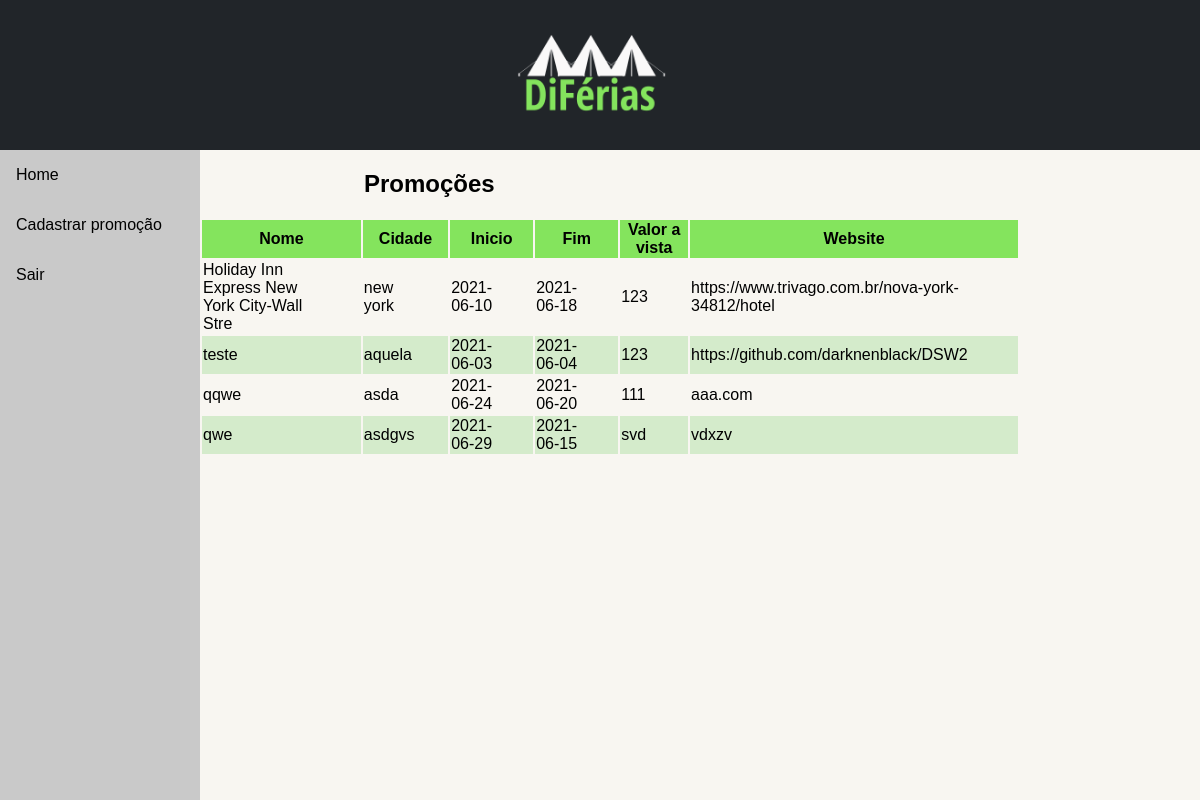
/home (signed in), run on the app's committed database.
### t2.py (models this page shows, shortened)
class Promocao(db.Model):
    id = db.Column(db.Integer, primary_key=True)
    nome = db.Column(db.String(120), unique=True, nullable=False)
    cidade = db.Column(db.String(120), unique=False, nullable=False)
    inicio = db.Column(db.String(120), unique=False, nullable=False)
    fim = db.Column(db.String(120), unique=False, nullable=False)
    descricao = db.Column(db.String(400), unique=False, nullable=False)
    avista = db.Column(db.String(10),unique=False,nullable=False)
    parcelado = db.Column(db.String(10),unique=False,nullable=False)
    url_img = db.Column(db.String(300),unique=False,nullable=False)
    website = db.Column(db.String(80), unique=False, nullable=False)

### t2.py (the view)
@app.route('/home',methods=["GET","POST"])
def home():
    if not 'loged' in session:
        return redirect(url_for('login'))
    promocoes = Promocao.query.all()
    hoteis = Hotel.query.all()
    sites = Site.query.all()
    return render_template('home.html',promocoes=promocoes,hoteis=hoteis,sites=sites)

### templates/home.html (shortened to what this page needs)
{% extends 'base.html' %}
{% block content %}
  <div class="content">
  {% if session['role'] == "hotel" or session['role'] == "site"%}
  <h2 class="table-header">Promoções</h2>
  <table class="gv">
    <thead>
      <tr>
        <th class="gv-header">
        Nome
        </th>
        <th class="gv-header">
        Cidade
        </th>
        <th class="gv-header">
        Inicio
        </th>     <th class="gv-header">
        Fim
        </th>
        </th>     <th class="gv-header">
        Valor a vista
        </th>
        </th>     <th class="gv-header">
        Website
        </th>
      </tr>
    </thead>
    <tbody>
      {%for promocao in promocoes%}
      <tr>
        <td class="gv-col">{{promocao.nome}}</td>
        <td class="gv-col">{{promocao.cidade}}</td>
        <td class="gv-col">{{promocao.inicio}}</td>
        <td class="gv-col">{{promocao.fim}}</td>
        <td class="gv-col">{{promocao.avista}}</td>
        <td class="gv-col">{{promocao.website}}</td>
      </tr>
      {%endfor%}
    </tbody>
  </table>
      {%endif%}
          </div>
      </div>
{% endblock %}

### static/css/style.css (style rules this page uses)
* { box-sizing: border-box; }
.content { margin-left: 15%; margin-right: 15%; padding-left: 20px; }
body { font-family: Arial, Helvetica, sans-serif; background-color: #f8f6f1; margin: 0; }
.gv { overflow-x:auto; }
.table-header { margin-left:20%; }
.gv-header { background-color: #84e45d; position: sticky; top: 0; }
.gv-col { padding-right:30px; }
.gv tr:nth-child(even) { background-color: #d4ebcb; }

### data on the page
Promocao: nome "Holiday Inn Express New York City-Wall Stre", cidade "new york", inicio "2021-06-10", fim "2021-06-18", avista "123", website "https://www.trivago.com.br/nova-york-34812/hotel"
Promocao: nome "teste", cidade "aquela", inicio "2021-06-03", fim "2021-06-04", avista "123", website "https://github.com/darknenblack/DSW2"
Promocao: nome "qqwe", cidade "asda", inicio "2021-06-24", fim "2021-06-20", avista "111", website "aaa.com"
Promocao: nome "qwe", cidade "asdgvs", inicio "2021-06-29", fim "2021-06-15", avista "svd", website "vdxzv"
